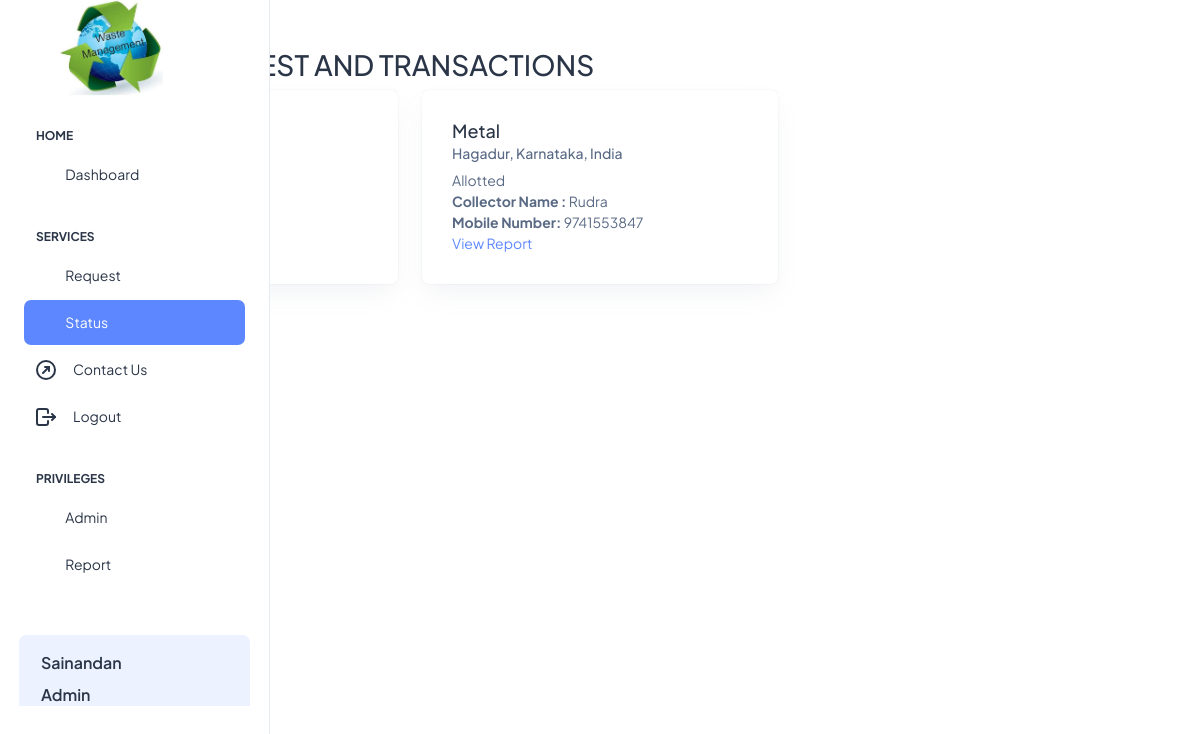
The page /status (signed in) on the database its author committed.
### base/models.py (models this page shows)
class User(AbstractUser):
    username = models.CharField(max_length=255, unique=True)
    fullname = models.CharField(max_length=255, default="")
    email = models.EmailField(unique=True)
    mobile_number = models.CharField(max_length=15)
    collector = models.BooleanField(default=False)
    groups = models.ManyToManyField('auth.Group', related_name='base_user_groups', blank=True)
    user_permissions = models.ManyToManyField('auth.Permission', related_name='base_user_permissions', blank=True)
    objects = CustomUserManager()

class ClientRequest(models.Model):
    user = models.ForeignKey(User, on_delete=models.CASCADE)
    location = models.CharField(max_length=255)
    type_of_waste = models.CharField(max_length=50, choices=[
        ('Plastic', 'Plastic'),
        ('Paper', 'Paper'),
        ('Glass', 'Glass'),
        ('Metal', 'Metal'),
        ('Wet waste', 'Wet waste'),
        ('Dry waste', 'Dry waste'),
        ('Others', 'Others'),
    ])
    timestamp = models.DateTimeField(auto_now_add=True)
    alloted = models.BooleanField(default=False)
    def __str__(self):
        return f"{self.id} - {self.user} - {self.user.mobile_number} - {self.location}"

### base/views.py (the view)
# urls.py: path('status',views.Status,name='status'),
@login_required(login_url='login')
def Status(request):
    requests = ClientRequest.objects.filter(user=request.user).order_by('-timestamp')
    requested_with = []
    for r in requests:
        allocated = Allocation.objects.filter(client_request=r.id).first()
        if allocated:
            collector = User.objects.get(id=allocated.collector.id)
            requested_with.append([r,collector])
        else:
            collector=None
            requested_with.append([r,collector])
        print(requested_with)
    return render(request, 'status.html', {'requests': requested_with})

### base/templates/status.html
{% extends 'base.html' %}
{% block content %}
  {% include 'navbar.html' %}
  <div class="container mt-5">
    <h2>ALL YOUR REQUEST AND TRANSACTIONS</h2>
    <div class="row">
      {% if requests %}
        {% for request, collector in requests %}
          <div class="col-md-4 mb-4">
            <div class="card">
              <div class="card-body">
                <h5 class="card-title">{{ request.type_of_waste }}</h5>
                <h6 class="card-subtitle mb-2 text-muted">{{ request.location }}</h6>
                <p class="card-text">
                  {% if request.alloted %}
                    Allotted                  <br>
                    {% if collector %}
                      <strong>Collector Name :</strong> {{ collector.fullname }}<br>
                      <strong>Mobile Number:</strong> {{ collector.mobile_number }}<br>
                      <a href="{% url 'report_details' request.id %}" class="card-link">View Report</a>
                    {% else %}
                      Collector details not available
                    {% endif %}
                  {% else %}
                    Not Allotted
                  {% endif %}
                </p>
              </div>
            </div>
          </div>
        {% endfor %}
      {% else %}
        <div class="col-md-12 text-center">
          <p>No requests available.</p>
        </div>
      {% endif %}
    </div>
  </div>
{% endblock %}

### base/templates/navbar.html (shortened to what this page needs)
{% extends 'base.html' %}
{% load static %}
{% block content %}
<div class="page-wrapper" id="main-wrapper" data-layout="vertical" data-navbarbg="skin6" data-sidebartype="full"
  data-sidebar-position="fixed" data-header-position="fixed">
  <aside class="left-sidebar">
    <div>
      <div class="brand-logo d-flex align-items-center justify-content-between">
        <a href="{% url 'home' %}" class="text-nowrap logo-img"><img src="{% static 'images/logos/wm.jpg' %}"
            width="180" alt="Logo" /></a>
      </div>
      <nav class="sidebar-nav scroll-sidebar" data-simplebar="">
        <ul id="sidebarnav">
          <li class="nav-small-cap">
            <span class="hide-menu">Home</span>
          </li>
          <li class="sidebar-item">
            <a class="sidebar-link" href="{% url 'home' %}" aria-expanded="false">
              <span><i class="ti ti-layout-dashboard"></i></span>
              <span class="hide-menu">Dashboard</span>
            </a>
          </li>
          <li class="nav-small-cap">
            <span class="hide-menu">Services</span>
          </li>
          <li class="sidebar-item">
            <a class="sidebar-link" href="{% url 'request' %}" aria-expanded="false">
              <span><i class="ti ti-file-text"></i></span>
              <span class="hide-menu">Request</span>
            </a>
          </li>
          <li class="sidebar-item">
            <a class="sidebar-link" href="{% url 'status' %}" aria-expanded="false">
              <span><i class="ti ti-alert-circle"></i></span>
              <span class="hide-menu">Status</span>
            </a>
          </li>
          <li class="sidebar-item">
            <a class="sidebar-link" href="{% url 'contact_us' %}" aria-expanded="false">
              <span class="hide-menu">Contact Us</span>
            </a>
          </li>
          {% if user.is_authenticated %}
          <li class="sidebar-item">
            <a class="sidebar-link" href="{% url 'logout' %}" aria-expanded="false">
              <span class="hide-menu">Logout</span>
            </a>
          </li>
          {% if request.user.is_superuser %}
          <li class="nav-small-cap">
            <span class="hide-menu">Privileges</span>
          </li>
          <li class="sidebar-item">
            <a class="sidebar-link" href="{% url 'admin_page' %}" aria-expanded="false">
              <span><i class="ti ti-settings"></i></span>
              <span class="hide-menu">Admin</span>
            </a>
          </li>
          {% if request.user.collector %}
          <li class="sidebar-item">
            <a class="sidebar-link" href="{% url 'reports' %}" aria-expanded="false">
              <span><i class="ti ti-file"></i></span>
              <span class="hide-menu">Report</span>
            </a>
          </li>
          {% endif %}
          {% endif %}
          {% endif %}
        </ul>
        {% if user.is_authenticated %}
        <div class="unlimited-access hide-menu bg-light-primary position-relative mb-7 mt-5 rounded">
          <div class="d-flex">
            <div class="unlimited-access-title me-3">
              <h4 class="fw-semibold fs-4 mb-6 text-dark w-85">{{ request.user.username }}</h4>
              {% if request.user.is_superuser %}
              <h6 class="fw-semibold fs-4 mb-6 text-dark w-85"> Admin </h6>
              {% elif request.user.collector %}
              <h6 class="fw-semibold fs-4 mb-6 text-dark w-85"> collector </h6>
              {% else %}
              <h6 class="fw-semibold fs-4 mb-6 text-dark w-85"> User </h6>
              {% endif %}
            </div>
          </div>
        </div>
        {% endif %}
      </nav>
    </div>
  </aside>
</div>
{% endblock %}

### rows shown on the page
User: user.username "Sainandan"
ClientRequest: type_of_waste "Metal", location "Hagadur, Karnataka, India", fullname "Rudra", mobile_number "9741553847"
